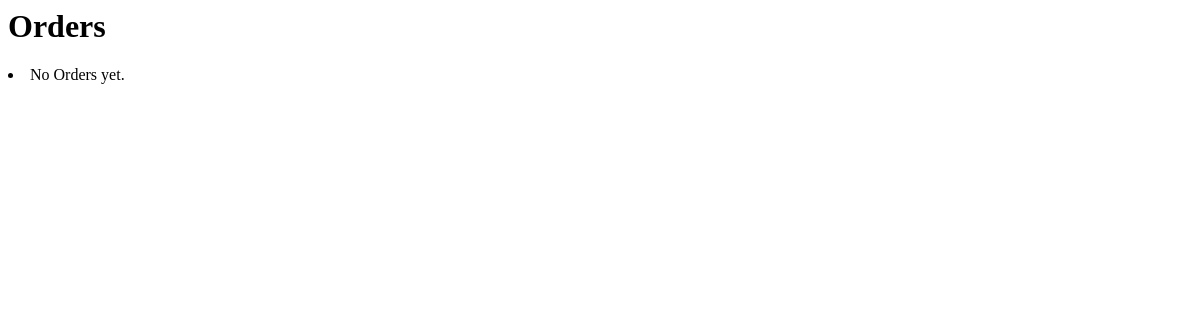
The app's page /orders/, older data.
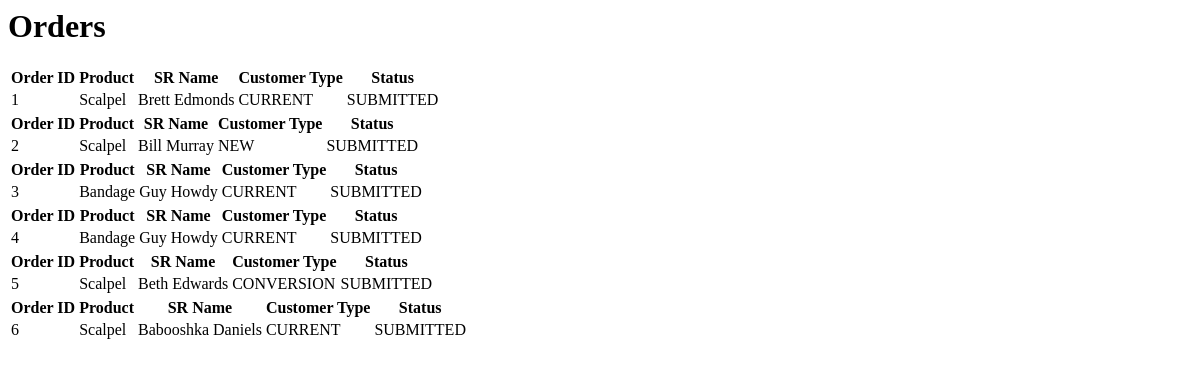
The same page, newer data.
### orders/models.py (models this page shows, shortened)
class Order(models.Model):
    product = models.ForeignKey(
        product_models.Product,
        on_delete=models.SET_NULL,
        null=True
    )
    SR_first_name = models.CharField(max_length=35)
    SR_last_name = models.CharField(max_length=35)
    SR_phone_number = models.PositiveIntegerField(validators=[MaxValueValidator(9999999999)])
    SM_first_name = models.CharField(max_length=35)
    SM_last_name = models.CharField(max_length=35)
    SR_email = models.EmailField(max_length=254)
    department = models.CharField(max_length=20)
    physician = models.CharField(max_length=70)
    hospital = models.CharField(max_length=70)
    cust_choices = ( #Choices for the customer type dropdown menu
        ("CURRENT", "Current"),
        ("NEW", "New"),
        ("CONVERSION", "Conversion")
    )
    customer_type = models.CharField(max_length=10, choices=cust_choices, default="CURRENT")
    clinical_need = models.CharField(max_length=200)
    instrument_category = models.CharField(max_length=70)
    description = models.TextField()
    size = models.DecimalField(max_digits=5, decimal_places=2)
    quantity = models.PositiveIntegerField()
    disclaimer = models.BooleanField()
    instrument_type= models.CharField(max_length=270)
    instrument_handle = models.CharField(max_length=270)
    status_choices = ( # Allowed status types
        ("SUBMITTED", "Submitted"),
        ("APPROVED", "Approved"),
        ("DENIED", "Denied"),
        ("IN PROGRESS", "In Progress"),
        ("SHIPPED", "Shipped"),
        ("COMPLETED", "Completed")
    )
    status = models.CharField(max_length=11, choices=status_choices, default="SUBMITTED")

### products/models.py (models this page shows)
class Product(models.Model):
	name = models.CharField(max_length = 360, default = "New Product")
	description = models.TextField()
	price = models.DecimalField(max_digits=100, decimal_places=2)
	image = models.ImageField(default="default.jpeg")
	product_id = models.IntegerField(default=0000)
	category = models.TextField(default = "")
	size = models.CharField(max_length = 120, default = "Medium")
	handle = models.CharField(max_length = 360, default = "None")
	product_type = models.CharField(max_length = 120, default = "Regular")
	def __str__(self):
		return (self.name)

### orders/views.py (the view)
# urls.py: path('orders/', OrderListView.as_view(), name='orders'),
class OrderListView(ListView):
    model = Order

### orders/templates/orders/order_list.html
<h1>Orders</h1>
{% for order in object_list %}
    <table>
    <thead>
        <tr>
        <th>Order ID</th>
        <th>Product</th>
        <th>SR Name</th>
        <th>Customer Type</th>
        <th>Status</th>
        </tr>
    </thead>
    <tbody>
    <tr>
        <td>{{ order.id }}</td>
        <td>{{ order.product }}</td>
        <td>{{ order.SR_first_name }} {{ order.SR_last_name }}</td>
        <td>{{ order.customer_type }}</td>
        <td>{{ order.status }}</td>
        </tr>
    </tbody>
    </table>
{% empty %}
    <li>No Orders yet.</li>
{% endfor %}

Row changes from the older to the newer data that the page shows:
added Order: id "1", product "Scalpel", SR_first_name "Brett", SR_last_name "Edmonds", customer_type "CURRENT", status "SUBMITTED"
added Order: id "2", product "Scalpel", SR_first_name "Bill", SR_last_name "Murray", customer_type "NEW", status "SUBMITTED"
added Order: id "3", product "Bandage", SR_first_name "Guy", SR_last_name "Howdy", customer_type "CURRENT", status "SUBMITTED"
added Order: id "4", product "Bandage", SR_first_name "Guy", SR_last_name "Howdy", customer_type "CURRENT", status "SUBMITTED"
added Order: id "5", product "Scalpel", SR_first_name "Beth", SR_last_name "Edwards", customer_type "CONVERSION", status "SUBMITTED"
added Order: id "6", product "Scalpel", SR_first_name "Babooshka", SR_last_name "Daniels", customer_type "CURRENT", status "SUBMITTED"
Text that changed along with them:
text no longer shown: "No Orders yet."
